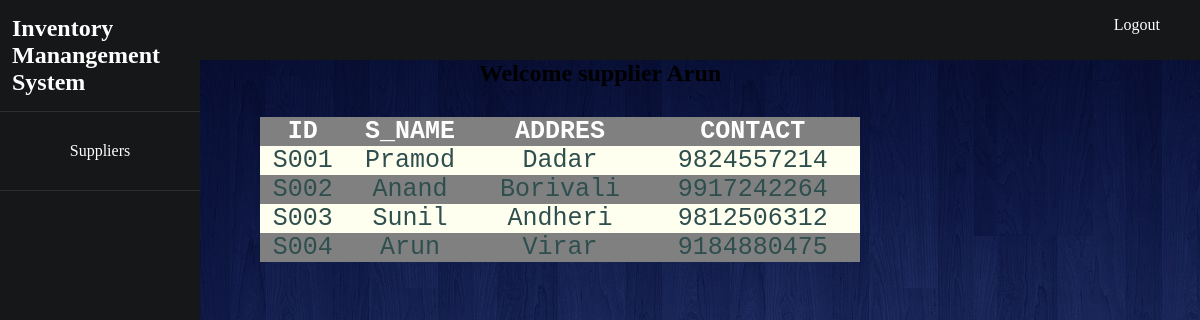
/arun.php, run on the app's committed database.
### tables this page shows
CREATE TABLE `supplier` (
  `S_Id` varchar(10) NOT NULL,
  `S_Name` varchar(20) NOT NULL,
  `Address` varchar(20) NOT NULL,
  `Contact` varchar(10) NOT NULL
);

### arun.php (the view, shortened to what this page needs)
<!DOCTYPE html>
<html>
<head>
	 <link rel="stylesheet" type="text/css" href="index.css">
</head>
<body>
		<div id="top-bar">
		<nav>
			<ul>
				<li><a href="logout.php">Logout</a></li>
			</ul>
		</nav>
	</div>
    <div id="side-navagate-bar">
        <ul>
            <li><h2 id="logo"> Inventory Manangement System</h2></li>
            <li><a href="supplier.php">Suppliers </a></li>
              </ul>
    </div>
    <div class="center">
        <h2>Welcome supplier Arun</h2>
    </div>
<div class="contents">
			<div class="blue-square"  >
				<?php
					$dbServername = "localhost";
					$dbUsername = "root";
					$dbPassword ="";
					$dbName = "inventorysystem";
					$conn = mysqli_connect($dbServername,$dbUsername,$dbPassword,$dbName);
					$xyz="SELECT * from supplier";
				$resultx=mysqli_query($conn,$xyz);
				if (mysqli_num_rows($resultx) > 0)
				{
    			echo "<table><tr><th>ID</th><th>S_NAME</th><th>ADDRES</th><th>CONTACT</th></tr>";
    			while($rowx = mysqli_fetch_assoc($resultx))
    			{
    				echo"<tr><td>".$rowx['S_Id']."  </td><td>".$rowx['S_Name']."  </td><td> ".$rowx['Address']." </td><td>".$rowx['Contact']." </td></tr>";
    			}
    				echo"</table>";
    			}
				?>
				</div>
		</div>
</body>
</html>

### index.css (style rules this page uses)
* { margin: 0px; padding: 0px; }
body { font-family:"comic sans ms"; background-image: url(background.jpg); }
.center { text-align:center; margin:auto; }
.blue-square { box-shadow: 5px; width: auto; margin-left: 260px; margin-top: 30px; height: auto; display: inline-block; }
#side-navagate-bar { position: fixed; width:200px; height: 100%; background: #151719; left:0px; transition: all 500ms linear; top: 0px; z-index: 3; }
#side-navagate-bar ul li { color: rgb(230,230,230,0.9); list-style: none; padding: 15px 10px; border-bottom: 1px solid rgba(100,100,100, 0.3); }
#side-navagate-bar a { text-align: center; color: #ffffff; }
#logo { padding-left:2px; color: white; }
#top-bar { width:100%; height:60px; margin-left: auto; background-color: #151719; z-index: 7; }
#top-bar ul { width: auto; float: right; margin-top: 0px; }
#top-bar li { display: inline-block; padding:1px 30px; }
#top-bar a { text-align: center; color: #ffffff; text-decoration: none; }
a { display: block; color:white; text-decoration: none; padding:15px 10px; }
table { background-color: #808080; border-collapse: collapse; width:600px; color:#2F4F4F; font-family: monospace; font-size: 25px; text-align: center; }
th { background-color:#808080; color:white; }
tr:nth-child(even) { background-color: #FFFFF0; }

### data on the page
supplier: S_Id "S001", S_Name "Pramod", Address "Dadar", Contact "9824557214"
supplier: S_Id "S002", S_Name "Anand", Address "Borivali", Contact "9917242264"
supplier: S_Id "S003", S_Name "Sunil", Address "Andheri", Contact "9812506312"
supplier: S_Id "S004", S_Name "Arun", Address "Virar", Contact "9184880475"
